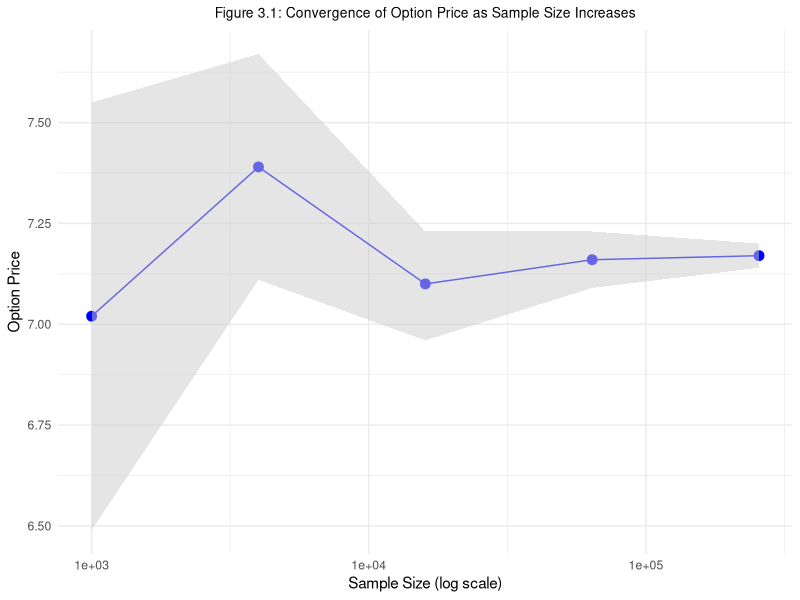
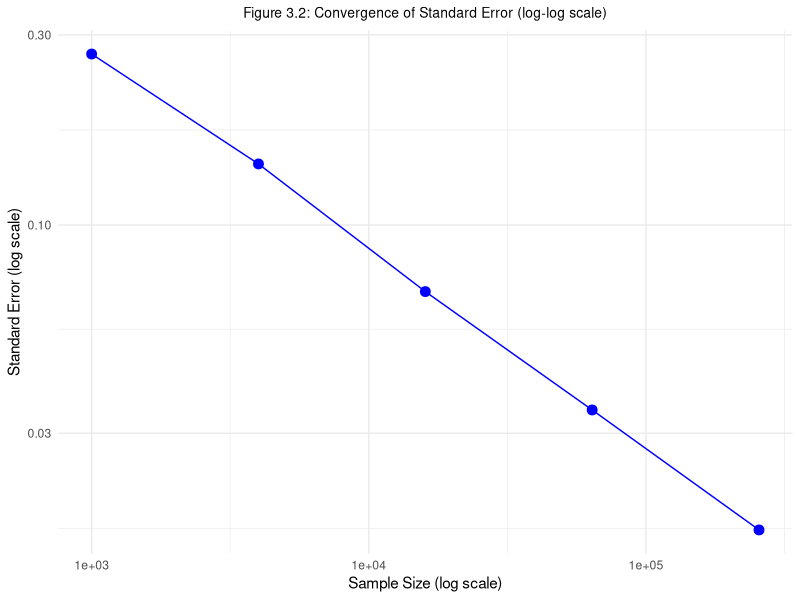
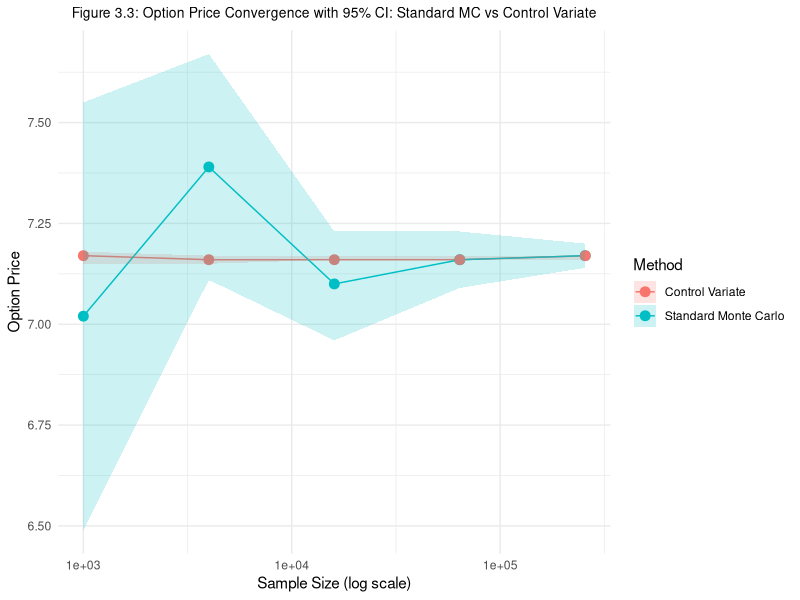
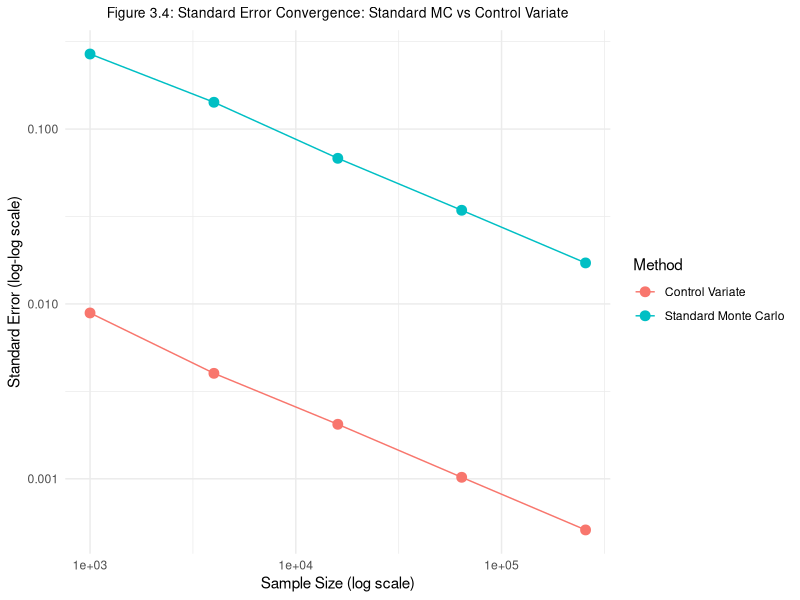
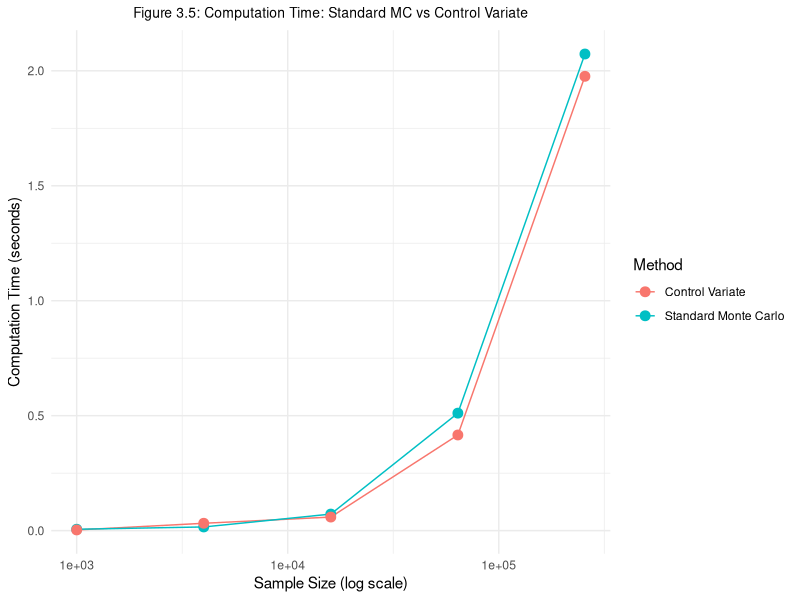
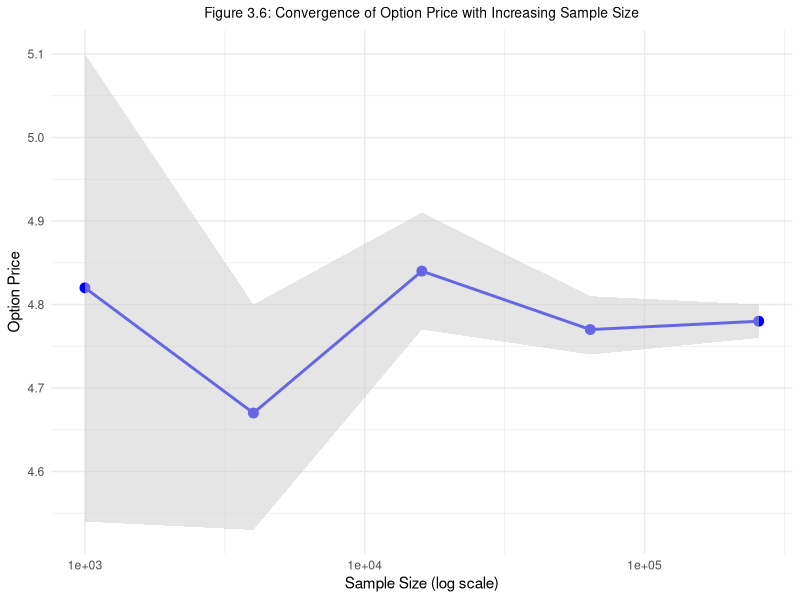
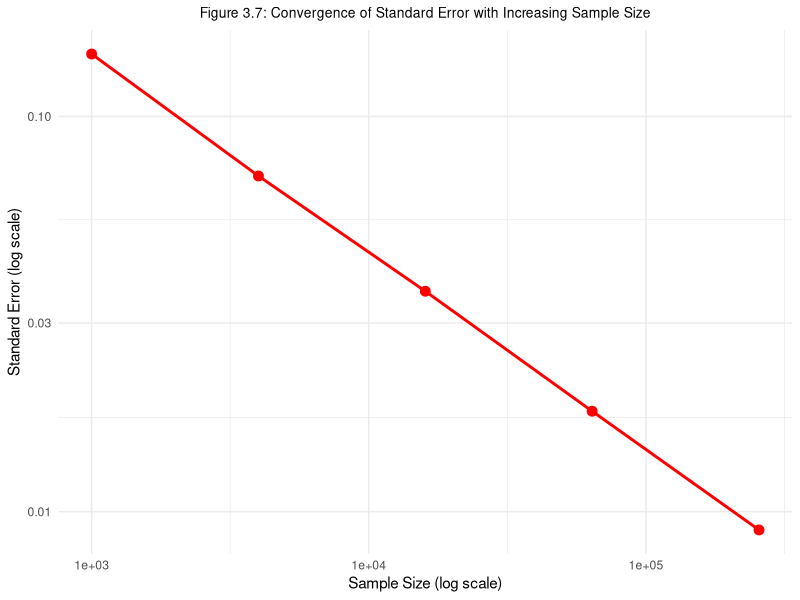
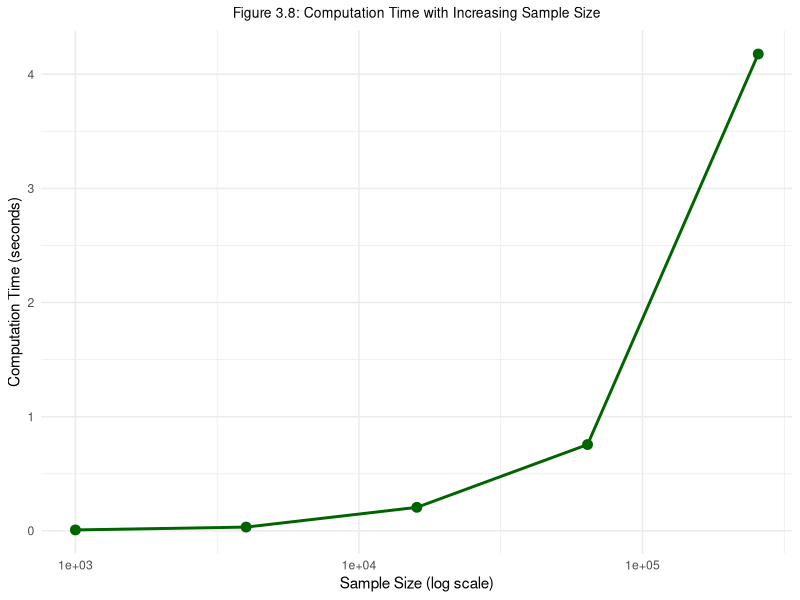

The R script that drew these images, in order:
## ---- chunk 1
price_asian_call_MC <- function(S0, K, T, r, q, sigma, m, N) {
  start_time <- proc.time()
  delta_t <- T / m
  sqrt_delta_t <- sqrt(delta_t)
  
  # Generate N x m standard normal random variables
  Z <- matrix(rnorm(N * m), nrow = N, ncol = m)
  
  # Simulate log prices and then transform to prices
  drift <- (r - q - 0.5 * sigma^2) * delta_t
  diffusion <- sigma * sqrt_delta_t * Z
  W <- t(apply(diffusion, 1, cumsum))
  log_S <- log(S0) + outer(rep(1, N), drift * (1:m)) + W
  S <- exp(log_S)
  
  # Calculate arithmetic average and payoffs
  S_bar <- rowMeans(S)
  payoffs <- pmax(S_bar - K, 0)
  discounted_payoffs <- exp(-r * T) * payoffs
  
  # Estimate option price
  option_price <- mean(discounted_payoffs)
  std_error <- sd(discounted_payoffs) / sqrt(N)
  
  # Calculate 95% confidence interval
  CI_lower <- option_price - 1.96 * std_error
  CI_upper <- option_price + 1.96 * std_error

  end_time <- proc.time()
  comp_time <- (end_time - start_time)[["elapsed"]]
  
  return(list(
    N = N,
    Option_Price = round(option_price, 2),
    Standard_Error = round(std_error, 5),
    Confidence_Interval = c(round(CI_lower, 2), round(CI_upper, 2)),
    Computation_Time_sec = round(comp_time, 4)
  ))
}
## ---- chunk 2
# Set parameters
S0 <- 100      # Initial asset price
K <- 100       # Strike price
T <- 1         # Time to maturity (in years)
r <- 0.10      # Risk-free rate
q <- 0         # Dividend yield
sigma <- 0.20  # Volatility
m <- 50        # Number of monitoring points

sample_sizes <- c(1000, 4000, 16000, 64000, 256000)

# Initialize a data frame to store results
standard_mc_results <- data.frame(
  Sample_Size = numeric(),
  Option_Price = numeric(),
  Standard_Error = numeric(),
  CI_Lower = numeric(),
  CI_Upper = numeric(),
  Computation_Time_sec = numeric(),
  stringsAsFactors = FALSE
)

# Set the seed once before the loop
set.seed(123)

# Loop through different sample sizes
for (N in sample_sizes) {
  result <- price_asian_call_MC(S0, K, T, r, q, sigma, m, N)
  standard_mc_results <- rbind(standard_mc_results, data.frame(
    Sample_Size = N,
    Option_Price = result$Option_Price,
    Standard_Error = result$Standard_Error,
    CI_Lower = result$Confidence_Interval[1],
    CI_Upper = result$Confidence_Interval[2],
    Computation_Time_sec = result$Computation_Time_sec
  ))
}

suppressWarnings(suppressPackageStartupMessages({
  library(ggplot2)
  library(knitr)
  library(dplyr)
}))

## ---- chunk 3
# Plot the table
kable(standard_mc_results)
## ---- chunk 4

# Plot the convergence of Option Price
ggplot(standard_mc_results, aes(x = Sample_Size, y = Option_Price)) +
  geom_line(color = "blue") +
  geom_point(size = 3, color = "blue") +
  geom_ribbon(aes(ymin = CI_Lower, ymax = CI_Upper), fill = "grey80", alpha = 0.5) +
  scale_x_log10() +
  labs(
    title = "Figure 3.1: Convergence of Option Price as Sample Size Increases",
    x = "Sample Size (log scale)",
    y = "Option Price"
  ) +
  theme_minimal()+
  theme(
    plot.title = element_text(
      size = 10,
      hjust = 0.5,
      vjust = 1.2
    )
  )
## ---- chunk 5

# Plot the convergence of Standard Error on log-log scale
ggplot(standard_mc_results, aes(x = Sample_Size, y = Standard_Error)) +
  geom_line(color = "blue") +
  geom_point(size = 3, color = "blue") +
  scale_x_log10() +
  scale_y_log10() +
  labs(
    title = "Figure 3.2: Convergence of Standard Error (log-log scale)",
    x = "Sample Size (log scale)",
    y = "Standard Error (log scale)"
  ) +
  theme_minimal()+
  theme(
    plot.title = element_text(
      size = 10,
      hjust = 0.5,
      vjust = 1.2
    )
  )

## ---- chunk 6
# function to calculate the analytical price of Geometric Asian Call Option
price_geometric_asian_call <- function(S0, K, T, r, q, sigma, m){
  delta_t <- T/m
  sigma_sq <- sigma^2 
  sigma_z_sq <- (sigma_sq) * (m + 1) * (2 * m + 1) / (6 * m^2) 
  drift <-(r - q - 0.5*sigma_sq) * (m + 1) / (2 * m) + 0.5 * sigma_z_sq
  sigma_z <- sqrt(sigma_z_sq)
  d1 <- (log(S0/K) + (drift + 0.5 * sigma_z_sq) * T) / (sigma_z * sqrt(T))
  d2 <- (log(S0/K) + (drift - 0.5 * sigma_z_sq) * T) / (sigma_z * sqrt(T))
  geo_asian_price <- exp(-r*T) * (S0* exp(drift * T) * pnorm(d1) - K * pnorm(d2))
  return(geo_asian_price)
}

## ---- chunk 7
# function to price asian call option using geometric asian call price as a control variate
price_asian_call_MC_control_variate <- function(S0, K, T, r, q, sigma, m, N) {
  start_time <- proc.time()

  delta_t <- T / m
  sqrt_delta_t <- sqrt(delta_t)
  
  Z <- matrix(rnorm(N * m), nrow = N, ncol = m)
  
  drift <- (r - q - 0.5 * sigma^2) * delta_t
  diffusion <- sigma * sqrt_delta_t * Z
  W <- t(apply(diffusion, 1, cumsum))
  log_S <- log(S0) + outer(rep(1, N), (r - q - 0.5 * sigma^2) * (delta_t * (1:m))) + W 
  S <- exp(log_S)
  
  S_bar_arith <- rowMeans(S)
  S_bar_geo <- exp(rowMeans(log(S)))
  
  payoffs_arith <- pmax(S_bar_arith - K, 0)
  
  # Calculate payoffs for geometric Asian call
  payoffs_geo <- pmax(S_bar_geo - K, 0)
  
  # Discount payoffs to present value
  discounted_payoffs_arith <- exp(-r * T) * payoffs_arith
  discounted_payoffs_geo <- exp(-r * T) * payoffs_geo
  
  # Calculate analytical price of Geometric Asian Call
  geo_asian_price <- price_geometric_asian_call(S0, K, T, r, q, sigma, m)
  
  # Calculate covariance and variance for Control Variate
  cov_xy <- cov(discounted_payoffs_arith, discounted_payoffs_geo)
  var_y <- var(discounted_payoffs_geo)
  
  # Optimal coefficient
  theta <- cov_xy / var_y
  
  # Calculate Control Variate estimator
  control_variate_estimator <- discounted_payoffs_arith - theta * (discounted_payoffs_geo - geo_asian_price)
  
  # Calculate option price using Control Variate
  option_price_cv <- mean(control_variate_estimator)

  std_error_cv <- sd(control_variate_estimator) / sqrt(N)
  
  CI_lower_cv <- option_price_cv - 1.96 * std_error_cv
  CI_upper_cv <- option_price_cv + 1.96 * std_error_cv
  
  end_time <- proc.time()
  comp_time <- (end_time - start_time)[["elapsed"]]
  
  return(list(
    N = N,
    Option_Price = round(option_price_cv, 2),
    Standard_Error = round(std_error_cv, 5),
    Confidence_Interval = c(round(CI_lower_cv, 2), round(CI_upper_cv, 2)),
    Computation_Time_sec = round(comp_time, 4)
  ))
}
## ---- chunk 8
# Set parameters
S0 <- 100      # Initial asset price
K <- 100       # Strike price
T <- 1         # Time to maturity (in years)
r <- 0.10      # Risk-free rate
q <- 0         # Dividend yield
sigma <- 0.20  # Volatility
m <- 50        # Number of monitoring points

sample_sizes <- c(1000, 4000, 16000, 64000, 256000)
# Initialize the results data frame
results_cv <- data.frame(
  Sample_Size = numeric(),
  Option_Price = numeric(),
  Standard_Error = numeric(),
  CI_Lower = numeric(),
  CI_Upper = numeric(),
  Computation_Time_sec = numeric(),
  stringsAsFactors = FALSE
)
# Remove or comment out the next line to prevent printing the empty data frame
# results_cv

for (N in sample_sizes) {
  # Monte Carlo with Control Variate
  res_cv <- price_asian_call_MC_control_variate(S0, K, T, r, q, sigma, m, N)
  results_cv <- rbind(results_cv, data.frame(
    Sample_Size = N,
    Option_Price = res_cv$Option_Price,
    Standard_Error = res_cv$Standard_Error,
    CI_Lower = res_cv$Confidence_Interval[1],
    CI_Upper = res_cv$Confidence_Interval[2],
    Computation_Time_sec = res_cv$Computation_Time_sec
  ))
}
## ---- chunk 9
# Display the final results using kable
kable(results_cv)
## ---- chunk 10
# Combine data if not already done
standard_mc_results$Method <- "Standard Monte Carlo"
results_cv$Method <- "Control Variate"
comparison_results <- rbind(standard_mc_results, results_cv)
## ---- chunk 11
# Plot Option Price Convergence with 95% CI
ggplot(comparison_results, aes(x = Sample_Size, y = Option_Price, color = Method, group = Method)) +
  geom_line() +
  geom_point(size = 3) +
  geom_ribbon(
    aes(ymin = CI_Lower, ymax = CI_Upper, fill = Method),
    alpha = 0.2,
    color = NA
  ) +
  scale_x_log10() +
  labs(
    title = "Figure 3.3: Option Price Convergence with 95% CI: Standard MC vs Control Variate",
    x = "Sample Size (log scale)",
    y = "Option Price",
    color = "Method",
    fill = "Method"
  ) +
  theme_minimal() +
  theme(
    plot.title = element_text(
      size = 10,
      hjust = 0.5,
      vjust = 1.2
    )
  )
## ---- chunk 12
# Plot Standard Error Convergence
ggplot(comparison_results, aes(x = Sample_Size, y = Standard_Error, color = Method, group = Method)) +
  geom_line() +
  geom_point(size = 3) +
  scale_x_log10() +
  scale_y_log10() +
  labs(
    title = "Figure 3.4: Standard Error Convergence: Standard MC vs Control Variate",
    x = "Sample Size (log scale)",
    y = "Standard Error (log-log scale)",
    color = "Method"
  ) +
  theme_minimal() +
  theme(
    plot.title = element_text(
      size = 10,
      hjust = 0.5,
      vjust = 1.2
    )
  )

## ---- chunk 13
# Plot Computation Time Comparison
ggplot(comparison_results, aes(x = Sample_Size, y = Computation_Time_sec, color = Method, group = Method)) +
  geom_line() +
  geom_point(size = 3) +
  scale_x_log10() +
  labs(
    title = "Figure 3.5: Computation Time: Standard MC vs Control Variate",
    x = "Sample Size (log scale)",
    y = "Computation Time (seconds)",
    color = "Method"
  ) +
  theme_minimal() +
  theme(
    plot.title = element_text(
      size = 10,
      hjust = 0.5,
      vjust = 1.2
    )
  )
## ---- chunk 14
# Moment Matching Function
moment_matching <- function(Z) {
  # Step 1: Centralize the samples (adjust mean to 0)
  Z_centered <- Z - rowMeans(Z)
  
  # Step 2: Normalize the samples (adjust variance to 1)
  Z_normalized <- Z_centered / apply(Z_centered, 1, sd)
  
  # Return the adjusted random samples
  return(Z_normalized)
}
## ---- chunk 15
# Asian Call Option Pricing with Moment Matching
price_asian_call_MM <- function(S0, K, T, r, q, sigma, m, N) {
  start_time <- proc.time()
  delta_t <- T / m
  sqrt_delta_t <- sqrt(delta_t)
  
  # Generate random numbers and apply Moment Matching
  Z <- matrix(rnorm(N * m), nrow = N, ncol = m)
  Z <- moment_matching(Z)
  
  # Simulate asset price paths
  drift <- (r - q - 0.5 * sigma^2) * delta_t
  diffusion <- sigma * sqrt_delta_t * Z
  W <- t(apply(diffusion, 1, cumsum))
  log_S <- log(S0) + outer(rep(1, N), drift * (1:m)) + W
  S <- exp(log_S)
  
  # Calculate option price
  S_bar <- rowMeans(S)
  payoffs <- pmax(S_bar - K, 0)
  discounted_payoffs <- exp(-r * T) * payoffs
  option_price <- mean(discounted_payoffs)
  std_error <- sd(discounted_payoffs) / sqrt(N)
  CI_lower <- option_price - 1.96 * std_error
  CI_upper <- option_price + 1.96 * std_error
  
  comp_time <- (proc.time() - start_time)[["elapsed"]]
  
  return(list(
    N = N,
    Option_Price = round(option_price, 2),
    Standard_Error = round(std_error, 5),
    Confidence_Interval = c(round(CI_lower, 2), round(CI_upper, 2)),
    Computation_Time_sec = round(comp_time, 4)
  ))
}
## ---- chunk 16
# Parameters for the Asian call option
S0 <- 100      # Initial stock price
K <- 100       # Strike price
T <- 1         # Time to maturity (in years)
r <- 0.10      # Risk-free rate
q <- 0         # Dividend yield
sigma <- 0.20  # Volatility
m <- 50        # Number of monitoring points

# Define sample sizes for testing
sample_sizes <- c(1000, 4000, 16000, 64000, 256000)

# Initialize a data frame to store results
moment_matching_results <- data.frame(
  Sample_Size = numeric(),
  Option_Price = numeric(),
  Standard_Error = numeric(),
  CI_Lower = numeric(),
  CI_Upper = numeric(),
  Computation_Time_sec = numeric(),
  stringsAsFactors = FALSE
)

# Loop through different sample sizes and compute results
for (N in sample_sizes) {
  result <- price_asian_call_MM(S0, K, T, r, q, sigma, m, N)
  moment_matching_results <- rbind(moment_matching_results, data.frame(
    Sample_Size = N,
    Option_Price = result$Option_Price,
    Standard_Error = result$Standard_Error,
    CI_Lower = result$Confidence_Interval[1],
    CI_Upper = result$Confidence_Interval[2],
    Computation_Time_sec = result$Computation_Time_sec
  ))
}
## ---- chunk 17
# Display the results as a table
knitr::kable(moment_matching_results)
## ---- chunk 18
library(ggplot2)

# Plot Option Price Convergence
ggplot(moment_matching_results, aes(x = Sample_Size, y = Option_Price)) +
  geom_line(color = "blue", size = 1) +
  geom_point(size = 3, color = "blue") +
  geom_ribbon(aes(ymin = CI_Lower, ymax = CI_Upper), fill = "grey80", alpha = 0.5) +
  scale_x_log10() +
  labs(
    title = "Figure 3.6: Convergence of Option Price with Increasing Sample Size",
    x = "Sample Size (log scale)",
    y = "Option Price"
  ) +
  theme_minimal()+
  theme(
    plot.title = element_text(
      size = 10,
      hjust = 0.5,
      vjust = 1.2
    )
  )
## ---- chunk 19
# Plot Standard Error Convergence
ggplot(moment_matching_results, aes(x = Sample_Size, y = Standard_Error)) +
  geom_line(color = "red", size = 1) +
  geom_point(size = 3, color = "red") +
  scale_x_log10() +
  scale_y_log10() +
  labs(
    title = "Figure 3.7: Convergence of Standard Error with Increasing Sample Size",
    x = "Sample Size (log scale)",
    y = "Standard Error (log scale)"
  ) +
  theme_minimal()+
  theme(
    plot.title = element_text(
      size = 10,
      hjust = 0.5,
      vjust = 1.2
    )
  )
## ---- chunk 20
# Plot Computation Time vs Sample Size
ggplot(moment_matching_results, aes(x = Sample_Size, y = Computation_Time_sec)) +
  geom_line(color = "darkgreen", size = 1) +
  geom_point(size = 3, color = "darkgreen") +
  scale_x_log10() +
  labs(
    title = "Figure 3.8: Computation Time with Increasing Sample Size",
    x = "Sample Size (log scale)",
    y = "Computation Time (seconds)"
  ) +
  theme_minimal()+
  theme(
    plot.title = element_text(
      size = 10,
      hjust = 0.5,
      vjust = 1.2
    )
  )
